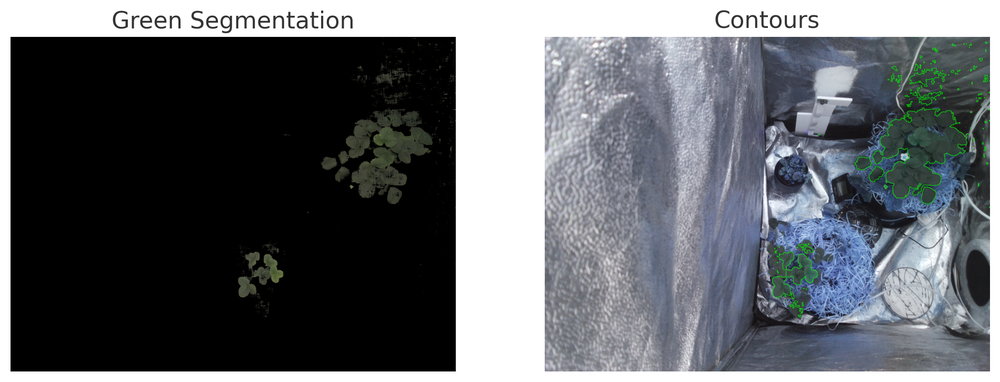
#> input picture assets/525e041e-4da8-41f7-9203-69f1deae4fb2.png, 1000 x 382 px, shrunk from 1900 x 725 before the run, found by its file name; its folder holds only this picture in this run
$ python grid_count_rwy.py
#> lines starting #> are read from the running program, lines starting #| are printed output that depends on the picture
import os
import cv2
import numpy as np
import matplotlib.pyplot as plt
from PIL import Image
import csv

# Define HSV ranges for white, yellow, and red
hsv_ranges = {
    'white': ((220, 220, 220), (255, 255, 255)),
    'yellow': ((255, 160, 0), (255, 255, 100)),
    'red': ((255, 0, 0), (255, 75, 30)),
}

area_threshold = float(input(f"Enter color area threshold: "))
#> the answer given: 100

def crop_image(image, crop_width):
    height, width = image.shape[:2]
    cropped_image = image[:, :width - crop_width, :]
    return cropped_image

def apply_morphological_operations(mask, kernel_size=(7, 7), iterations=2):
    kernel = np.ones(kernel_size, np.uint8)
    closing = cv2.morphologyEx(mask, cv2.MORPH_CLOSE, kernel, iterations=iterations)
    opening = cv2.morphologyEx(closing, cv2.MORPH_OPEN, kernel, iterations=iterations)
    return opening

def find_and_draw_contours(image, mask, color, area_threshold, title):
    contours, _ = cv2.findContours(mask, cv2.RETR_EXTERNAL, cv2.CHAIN_APPROX_SIMPLE)
    filtered_contours = [cnt for cnt in contours if cv2.contourArea(cnt) > area_threshold]

    image_with_contours = image.copy()
    cv2.drawContours(image_with_contours, filtered_contours, -1, color, 2)

    image_with_contours_rgb = cv2.cvtColor(image_with_contours, cv2.COLOR_BGR2RGB)

    total_pixel_count = sum(cv2.contourArea(cnt) for cnt in filtered_contours)

    return image_with_contours_rgb, filtered_contours, total_pixel_count

def count_objects(image_path):
    image = Image.open(image_path)
#> image is the input picture: PIL image 1000x382 RGBA; mean R, G, B, A 98.9, 102.1, 106.2, 255
    image_np = np.array(image)

    cropped_image = crop_image(image_np, crop_width=100)
#> in crop_image, `cropped_image = image[:, :width - crop_width, :]`:
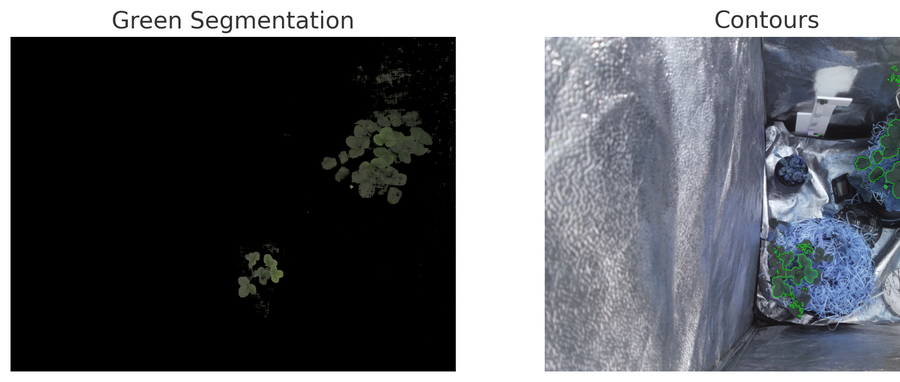
#> cropped_image: shape (382, 900, 4); mean R, G, B, A 96.2, 98.5, 103.1, 255
    image_bgr = cv2.cvtColor(cropped_image, cv2.COLOR_RGBA2BGR)
    image_hsv = cv2.cvtColor(image_bgr, cv2.COLOR_BGR2HSV)
#> image_hsv: shape (382, 900, 3); mean H, S, V 40.4, 16.7, 103.7

    images_with_contours = []
    filtered_contours = []
    total_pixel_counts = []

    for color, (lower, upper) in hsv_ranges.items():
        mask = cv2.inRange(image_hsv, np.array(lower), np.array(upper))
        opening_mask = apply_morphological_operations(mask)

        image_with_contours, contours, total_pixel_count = find_and_draw_contours(image_bgr, opening_mask, get_color_code(color), area_threshold, color)

        images_with_contours.append(image_with_contours)
        filtered_contours.append(contours)
        total_pixel_counts.append(total_pixel_count)
#> after the loop, filtered_contours = [[], [], []]; images_with_contours = 3 items; total_pixel_counts = [0, 0, 0]

    # Return the number of objects for each color
    num_objects = [len(contours) for contours in filtered_contours]
#> num_objects = [0, 0, 0]
    return num_objects, total_pixel_counts

def get_color_code(color):
    if color == 'white':
        return (255, 255, 255)
    elif color == 'yellow':
        return (255, 255, 0)
    elif color == 'red':
        return (255, 0, 0)

def process_images_in_directory_and_save_csv(directory_path, output_csv_path):
    num_objects_data = {color: [] for color in hsv_ranges.keys()}
    total_pixel_counts_data = {color: [] for color in hsv_ranges.keys()}

    for filename in os.listdir(directory_path):
        if filename.endswith(".png") or filename.endswith(".jpg"):
            image_path = os.path.join(directory_path, filename)
            num_objects, total_pixel_counts = count_objects(image_path)
#> num_objects = [0, 0, 0]; total_pixel_counts = [0, 0, 0]

            for color, count, total_pixel_count in zip(hsv_ranges.keys(), num_objects, total_pixel_counts):
                num_objects_data[color].append(count)
                total_pixel_counts_data[color].append(total_pixel_count)
#> this loop made 3 passes
#> color on passes 1 to 3: 'white', 'yellow', 'red'

    # Save results to CSV
    with open(output_csv_path, 'w', newline='') as csvfile:
        csv_writer = csv.writer(csvfile)

        # Write header
        header = ['Image Index'] + [f'{color.capitalize()} Num Objects' for color in hsv_ranges.keys()] + [f'{color.capitalize()} Total Pixel Count' for color in hsv_ranges.keys()]
#> header = ['Image Index', 'White Num Objects', 'Yellow Num Objects', 'Red Num Objects', 'White Total Pixel Count', 'Yellow Total Pixel Count', 'Red Total Pixel Count']
        csv_writer.writerow(header)

        # Write data
        num_images = max(len(num_objects_data[color]) for color in hsv_ranges.keys())
#> num_images = 1
        for i in range(num_images):
            row = [i] + [num_objects_data[color][i] if i < len(num_objects_data[color]) else 0 for color in hsv_ranges.keys()] + [total_pixel_counts_data[color][i] if i < len(total_pixel_counts_data[color]) else 0 for color in hsv_ranges.keys()]
            csv_writer.writerow(row)
#> this loop made 1 pass
#> row on pass 1: [0, 0, 0, 0, 0, 0, 0]

# Specify the path to the directory containing images
directory_path = "assets"
output_csv_path = "output_results.csv"

# Process images in the directory and save results to CSV
process_images_in_directory_and_save_csv(directory_path, output_csv_path)


def plot_line_graph(data, xlabel, ylabel, title):
    plt.figure(figsize=(10, 6))

    for color, values in data.items():
        non_zero_values = [value for value in values if value != 0]
        plt.plot(non_zero_values, marker='o', label=f'{color.capitalize()}')

    plt.xlabel(xlabel)
    plt.ylabel(ylabel)
    plt.title(title)
    plt.legend()
    plt.show()

def count_leaves(image_path):
    image = Image.open(image_path)
    image_np = np.array(image)

    cropped_image = crop_image(image_np, crop_width=100)
    image_bgr = cv2.cvtColor(cropped_image, cv2.COLOR_RGBA2BGR)
    image_hsv = cv2.cvtColor(image_bgr, cv2.COLOR_BGR2HSV)

    images_with_contours = []
    filtered_contours = []
    total_pixel_counts = []

    for color, (lower, upper) in hsv_ranges.items():
        mask = cv2.inRange(image_hsv, np.array(lower), np.array(upper))
        opening_mask = apply_morphological_operations(mask)

        image_with_contours, contours, total_pixel_count = find_and_draw_contours(image_bgr, opening_mask, get_color_code(color), area_threshold, color)

        images_with_contours.append(image_with_contours)
        filtered_contours.append(contours)
        total_pixel_counts.append(total_pixel_count)
#> after the loop, filtered_contours = [[], [], []]; images_with_contours = 3 items; total_pixel_counts = [0, 0, 0]

    # Return the number of leaves for each color
    num_leaves = [len(contours) for contours in filtered_contours]
#> num_leaves = [0, 0, 0]
    return num_leaves, total_pixel_counts

def process_images_in_directory(directory_path):
    num_leaves_data = {color: [] for color in hsv_ranges.keys()}
    total_pixel_counts_data = {color: [] for color in hsv_ranges.keys()}

    for filename in os.listdir(directory_path):
        if filename.endswith(".png") or filename.endswith(".jpg"):
            image_path = os.path.join(directory_path, filename)
            num_leaves, total_pixel_counts = count_leaves(image_path)
#> num_leaves = [0, 0, 0]; total_pixel_counts = [0, 0, 0]

            for color, count, total_pixel_count in zip(hsv_ranges.keys(), num_leaves, total_pixel_counts):
                num_leaves_data[color].append(count)
                total_pixel_counts_data[color].append(total_pixel_count)

    return num_leaves_data, total_pixel_counts_data

num_leaves_data, total_pixel_counts_data = process_images_in_directory(directory_path)

plot_line_graph(total_pixel_counts_data, xlabel='Image Index', ylabel='Total Pixel Count', title='Total Pixel Count in Each Image')
#> in plot_line_graph, `plt.show()`:
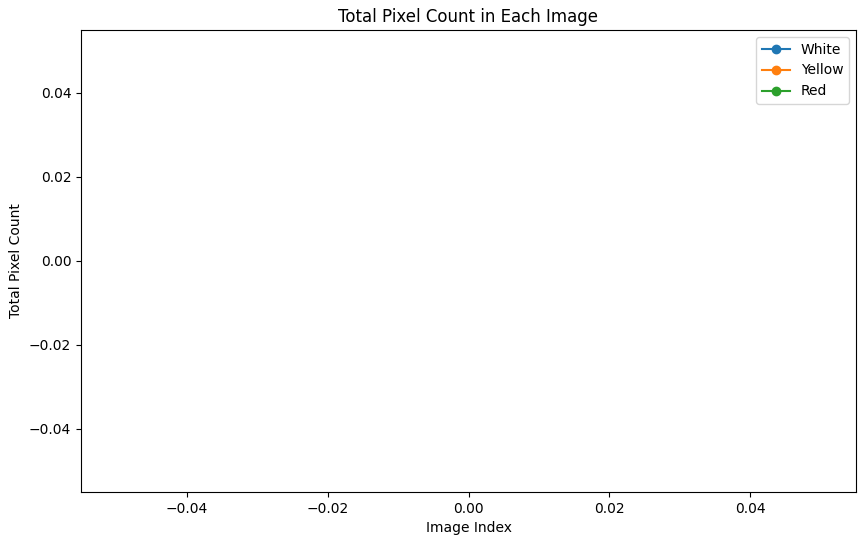
#> figure drawn by matplotlib, 1 panel

$ run again, on assets/736ff795-a594-46a7-95d8-88aa4793c9cc.png
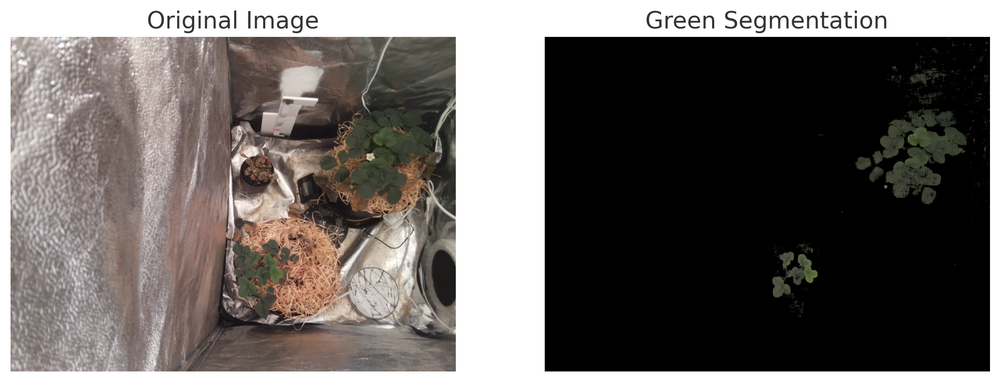
#> input picture assets/736ff795-a594-46a7-95d8-88aa4793c9cc.png, 1000 x 382 px, shrunk from 1900 x 725 before the run, found by its file name
#> in count_objects, image is the input picture: PIL image 1000x382 RGBA; mean R, G, B, A 106.3, 101.4, 98.7, 255
#> in crop_image, `cropped_image = image[:, :width - crop_width, :]`:
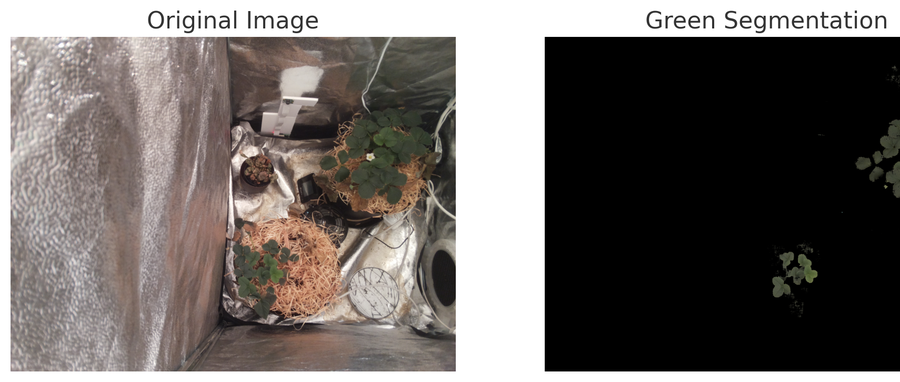
#> cropped_image: shape (382, 900, 4); mean R, G, B, A 111.5, 106, 103.1, 255
#> image_hsv: shape (382, 900, 3); mean H, S, V 11.5, 18.3, 111.6
#> after the loop in count_objects, `for color, (lower, upper) in hsv_ranges.items():`: filtered_contours = [[], [], []]; images_with_contours = 3 items; total_pixel_counts = [0, 0, 0]
#> the loop in process_images_in_directory_and_save_csv, `for color, count, total_pixel_count in zip(hsv_ranges.keys(), num_obje..` made 3 passes
#> color on passes 1 to 3: 'white', 'yellow', 'red'
#> header = ['Image Index', 'White Num Objects', 'Yellow Num Objects', 'Red Num Objects', 'White Total Pixel Count', 'Yellow Total Pixel Count', 'Red Total Pixel Count']
#> num_images = 1
#> the loop in process_images_in_directory_and_save_csv, `for i in range(num_images):` made 1 pass
#> row on pass 1: [0, 0, 0, 0, 0, 0, 0]
#> after the loop in count_leaves, `for color, (lower, upper) in hsv_ranges.items():`: filtered_contours = [[], [], []]; images_with_contours = 3 items; total_pixel_counts = [0, 0, 0]
#> the loop in process_images_in_directory, `for color, count, total_pixel_count in zip(hsv_ranges.keys(), num_leav..` made 3 passes
